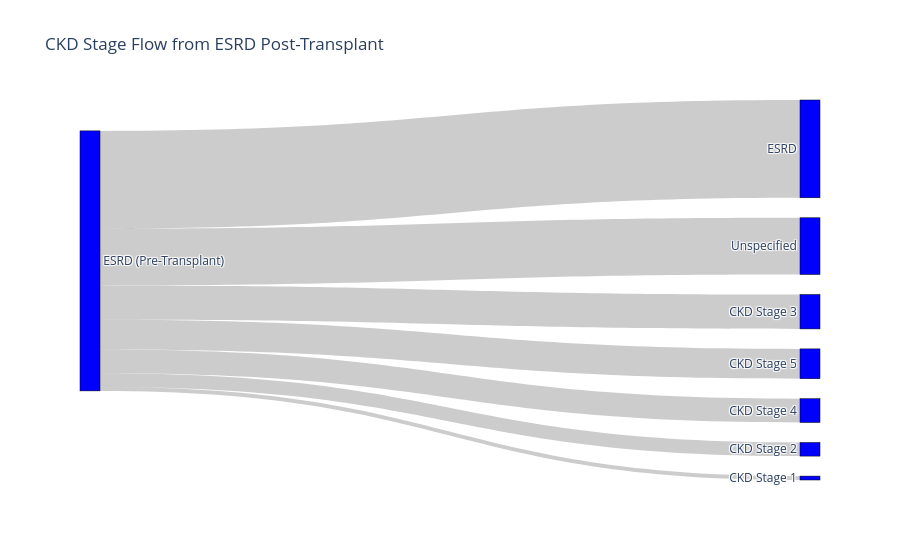

The code cell stored with this chart in its notebook:
### Markdown cell above
Studies like Meier-Kriesche et al., 2004 (PubMed ID: 15280182) show median eGFR post-transplant is often in the Stage 2–3 range, depending on time post-transplant.

### Code cell
import plotly.graph_objects as go

# Convert to Pandas (after summarizing transitions in PySpark)
df_stage_transition_pd = df_stage_transition_counts.toPandas()

# Define source (from ESRD) and targets (post-transplant stages)
source_labels = ["ESRD (Pre-Transplant)"]
target_labels = df_stage_transition_pd["CKD_STAGE"].tolist()
values = df_stage_transition_pd["n_patients"].tolist()

# Merge all labels for indexing
all_labels = source_labels + target_labels

# Sankey requires numeric index for source/target
source_indices = [all_labels.index("ESRD (Pre-Transplant)")] * len(target_labels)
target_indices = [all_labels.index(stage) for stage in target_labels]

# Create Sankey diagram
fig = go.Figure(data=[go.Sankey(
    node=dict(
        pad=20,
        thickness=20,
        line=dict(color="black", width=0.5),
        label=all_labels,
        color="blue"
    ),
    link=dict(
        source=source_indices,
        target=target_indices,
        value=values
    )
)])

fig.update_layout(title_text="CKD Stage Flow from ESRD Post-Transplant", font_size=12)
fig.show()

### Figure 1 — Plotly figure (JSON) as saved in the notebook; plotly's stock layout.template omitted (floating-point values rounded to 4 significant figures)
{"data": [{"link": {"source": [0, 0, 0, 0, 0, 0, 0], "target": [1, 2, 3, 4, 5, 6, 7], "value": [3155, 1830, 1110, 962, 767, 439, 126]}, "node": {"color": "blue", "label": ["ESRD (Pre-Transplant)", "ESRD", "Unspecified", "CKD Stage 3", "CKD Stage 5", "CKD Stage 4", "CKD Stage 2", "CKD Stage 1"], "line": {"color": "black", "width": 0.5}, "pad": 20, "thickness": 20}, "type": "sankey"}], "layout": {"font": {"size": 12}, "title": {"text": "CKD Stage Flow from ESRD Post-Transplant"}}}
